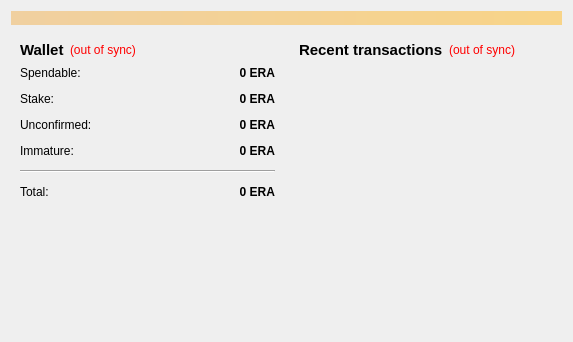
<?xml version="1.0" encoding="UTF-8"?>
<ui version="4.0">
 <class>OverviewPage</class>
 <widget class="QWidget" name="OverviewPage">
  <property name="geometry">
   <rect>
    <x>0</x>
    <y>0</y>
    <width>573</width>
    <height>342</height>
   </rect>
  </property>
  <property name="windowTitle">
   <string>Form</string>
  </property>
  <layout class="QVBoxLayout" name="topLayout">
   <item>
    <widget class="QLabel" name="labelAlerts">
     <property name="visible">
      <bool>false</bool>
     </property>
     <property name="styleSheet">
      <string notr="true">background-color: qlineargradient(x1: 0, y1: 0, x2: 1, y2: 0, stop:0 #F0D0A0, stop:1 #F8D488);  color:#000000
</string>
     </property>
     <property name="wordWrap">
      <bool>true</bool>
     </property>
     <property name="margin">
      <number>3</number>
     </property>
    </widget>
   </item>
   <item>
    <layout class="QHBoxLayout" name="horizontalLayout" stretch="1,1">
     <item>
      <layout class="QVBoxLayout" name="verticalLayout_2">
       <item>
        <widget class="QWidget" name="widget" native="true">
         <layout class="QVBoxLayout" name="verticalLayout_4">
          <item>
           <layout class="QHBoxLayout" name="horizontalLayout_4">
            <item>
             <widget class="QLabel" name="label_5">
              <property name="font">
               <font>
                <pointsize>11</pointsize>
                <weight>75</weight>
                <bold>true</bold>
               </font>
              </property>
              <property name="text">
               <string>Wallet</string>
              </property>
             </widget>
            </item>
            <item>
             <widget class="QLabel" name="labelWalletStatus">
              <property name="toolTip">
               <string>The displayed information may be out of date. Your wallet automatically synchronizes with the Era network after a connection is established, but this process has not completed yet.</string>
              </property>
              <property name="styleSheet">
               <string notr="true">QLabel { color: red; }</string>
              </property>
              <property name="text">
               <string notr="true">(out of sync)</string>
              </property>
              <property name="alignment">
               <set>Qt::AlignLeading|Qt::AlignLeft|Qt::AlignVCenter</set>
              </property>
             </widget>
            </item>
            <item>
             <spacer name="horizontalSpacer_2">
              <property name="orientation">
               <enum>Qt::Horizontal</enum>
              </property>
              <property name="sizeHint" stdset="0">
               <size>
                <width>40</width>
                <height>20</height>
               </size>
              </property>
             </spacer>
            </item>
           </layout>
          </item>
          <item>
           <layout class="QFormLayout" name="formLayout_2">
            <property name="fieldGrowthPolicy">
             <enum>QFormLayout::AllNonFixedFieldsGrow</enum>
            </property>
            <property name="horizontalSpacing">
             <number>12</number>
            </property>
            <property name="verticalSpacing">
             <number>12</number>
            </property>
            <item row="0" column="0">
             <widget class="QLabel" name="label">
              <property name="text">
               <string>Spendable:</string>
              </property>
             </widget>
            </item>
            <item row="0" column="1">
             <widget class="QLabel" name="labelBalance">
              <property name="font">
               <font>
                <weight>75</weight>
                <bold>true</bold>
               </font>
              </property>
              <property name="cursor">
               <cursorShape>IBeamCursor</cursorShape>
              </property>
              <property name="toolTip">
               <string>Your current spendable balance</string>
              </property>
              <property name="text">
               <string notr="true">0 ERA</string>
              </property>
              <property name="alignment">
               <set>Qt::AlignRight|Qt::AlignTrailing|Qt::AlignVCenter</set>
              </property>
              <property name="textInteractionFlags">
               <set>Qt::LinksAccessibleByMouse|Qt::TextSelectableByKeyboard|Qt::TextSelectableByMouse</set>
              </property>
             </widget>
            </item>
            <item row="1" column="0">
             <widget class="QLabel" name="label_6">
              <property name="text">
               <string>Stake:</string>
              </property>
             </widget>
            </item>
            <item row="1" column="1">
             <widget class="QLabel" name="labelStake">
              <property name="font">
               <font>
                <weight>75</weight>
                <bold>true</bold>
               </font>
              </property>
              <property name="cursor">
               <cursorShape>IBeamCursor</cursorShape>
              </property>
              <property name="toolTip">
               <string>Total of coins that was staked, and do not yet count toward the current balance</string>
              </property>
              <property name="text">
               <string notr="true">0 ERA</string>
              </property>
              <property name="alignment">
               <set>Qt::AlignRight|Qt::AlignTrailing|Qt::AlignVCenter</set>
              </property>
              <property name="textInteractionFlags">
               <set>Qt::LinksAccessibleByMouse|Qt::TextSelectableByKeyboard|Qt::TextSelectableByMouse</set>
              </property>
             </widget>
            </item>
            <item row="2" column="0">
             <widget class="QLabel" name="label_3">
              <property name="text">
               <string>Unconfirmed:</string>
              </property>
             </widget>
            </item>
            <item row="2" column="1">
             <widget class="QLabel" name="labelUnconfirmed">
              <property name="font">
               <font>
                <weight>75</weight>
                <bold>true</bold>
               </font>
              </property>
              <property name="cursor">
               <cursorShape>IBeamCursor</cursorShape>
              </property>
              <property name="toolTip">
               <string>Total of transactions that have yet to be confirmed, and do not yet count toward the current balance</string>
              </property>
              <property name="text">
               <string notr="true">0 ERA</string>
              </property>
              <property name="alignment">
               <set>Qt::AlignRight|Qt::AlignTrailing|Qt::AlignVCenter</set>
              </property>
              <property name="textInteractionFlags">
               <set>Qt::LinksAccessibleByMouse|Qt::TextSelectableByKeyboard|Qt::TextSelectableByMouse</set>
              </property>
             </widget>
            </item>
            <item row="3" column="0">
             <widget class="QLabel" name="labelImmatureText">
              <property name="text">
               <string>Immature:</string>
              </property>
             </widget>
            </item>
            <item row="3" column="1">
             <widget class="QLabel" name="labelImmature">
              <property name="font">
               <font>
                <weight>75</weight>
                <bold>true</bold>
               </font>
              </property>
              <property name="toolTip">
               <string>Mined balance that has not yet matured</string>
              </property>
              <property name="text">
               <string notr="true">0 ERA</string>
              </property>
              <property name="alignment">
               <set>Qt::AlignRight|Qt::AlignTrailing|Qt::AlignVCenter</set>
              </property>
              <property name="textInteractionFlags">
               <set>Qt::LinksAccessibleByMouse|Qt::TextSelectableByKeyboard|Qt::TextSelectableByMouse</set>
              </property>
             </widget>
            </item>
            <item row="4" column="0" colspan="2">
             <widget class="Line" name="line">
              <property name="orientation">
               <enum>Qt::Horizontal</enum>
              </property>
             </widget>
            </item>
            <item row="5" column="0">
             <widget class="QLabel" name="labelTotalText">
              <property name="text">
               <string>Total:</string>
              </property>
             </widget>
            </item>
            <item row="5" column="1">
             <widget class="QLabel" name="labelTotal">
              <property name="font">
               <font>
                <weight>75</weight>
                <bold>true</bold>
               </font>
              </property>
              <property name="cursor">
               <cursorShape>IBeamCursor</cursorShape>
              </property>
              <property name="toolTip">
               <string>Your current total balance</string>
              </property>
              <property name="text">
               <string notr="true">0 ERA</string>
              </property>
              <property name="alignment">
               <set>Qt::AlignRight|Qt::AlignTrailing|Qt::AlignVCenter</set>
              </property>
              <property name="textInteractionFlags">
               <set>Qt::LinksAccessibleByMouse|Qt::TextSelectableByKeyboard|Qt::TextSelectableByMouse</set>
              </property>
             </widget>
            </item>
           </layout>
          </item>
         </layout>
        </widget>
       </item>
       <item>
        <spacer name="verticalSpacer">
         <property name="orientation">
          <enum>Qt::Vertical</enum>
         </property>
         <property name="sizeHint" stdset="0">
          <size>
           <width>20</width>
           <height>40</height>
          </size>
         </property>
        </spacer>
       </item>
      </layout>
     </item>
     <item>
      <layout class="QVBoxLayout" name="verticalLayout_3">
       <item>
        <widget class="QWidget" name="widget_2" native="true">
         <layout class="QVBoxLayout" name="verticalLayout">
          <item>
           <layout class="QHBoxLayout" name="horizontalLayout_2">
            <item>
             <widget class="QLabel" name="label_4">
              <property name="font">
               <font>
                <pointsize>11</pointsize>
                <weight>75</weight>
                <bold>true</bold>
               </font>
              </property>
              <property name="text">
               <string>&lt;b&gt;Recent transactions&lt;/b&gt;</string>
              </property>
             </widget>
            </item>
            <item>
             <widget class="QLabel" name="labelTransactionsStatus">
              <property name="toolTip">
               <string>The displayed information may be out of date. Your wallet automatically synchronizes with the Era network after a connection is established, but this process has not completed yet.</string>
              </property>
              <property name="styleSheet">
               <string notr="true">QLabel { color: red; }</string>
              </property>
              <property name="text">
               <string notr="true">(out of sync)</string>
              </property>
              <property name="alignment">
               <set>Qt::AlignRight|Qt::AlignTrailing|Qt::AlignVCenter</set>
              </property>
             </widget>
            </item>
            <item>
             <spacer name="horizontalSpacer">
              <property name="orientation">
               <enum>Qt::Horizontal</enum>
              </property>
              <property name="sizeHint" stdset="0">
               <size>
                <width>40</width>
                <height>20</height>
               </size>
              </property>
             </spacer>
            </item>
           </layout>
          </item>
          <item>
           <widget class="QListView" name="listTransactions">
            <property name="styleSheet">
             <string notr="true">QListView { background: transparent; }</string>
            </property>
            <property name="frameShape">
             <enum>QFrame::NoFrame</enum>
            </property>
            <property name="verticalScrollBarPolicy">
             <enum>Qt::ScrollBarAlwaysOff</enum>
            </property>
            <property name="horizontalScrollBarPolicy">
             <enum>Qt::ScrollBarAlwaysOff</enum>
            </property>
            <property name="selectionMode">
             <enum>QAbstractItemView::NoSelection</enum>
            </property>
           </widget>
          </item>
         </layout>
        </widget>
       </item>
      </layout>
     </item>
    </layout>
   </item>
  </layout>
 </widget>
 <resources/>
 <connections/>
</ui>
